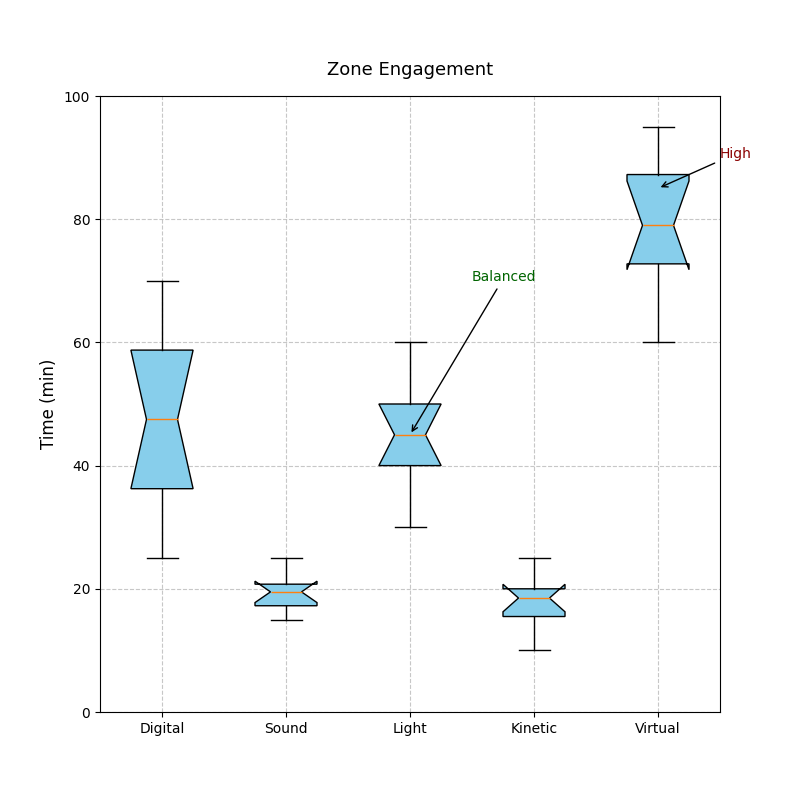

Generate this figure with Python:
import matplotlib.pyplot as plt
import numpy as np

# Altered Data for box plot
digital_dreams_times = [35, 70, 60, 45, 25, 50, 40, 30, 65, 55]  # shuffled 
soundscapes_times = [22, 20, 15, 19, 18, 21, 17, 20, 16, 25]    # shuffled 
light_labyrinths_times = [40, 50, 60, 35, 40, 45, 55, 30, 50, 45]  # shuffled
kinetic_kinetics_times = [17, 15, 22, 19, 10, 20, 25, 15, 20, 18]   # shuffled
virtual_voyages_times = [72, 95, 90, 80, 70, 78, 88, 85, 60, 75]   # shuffled

box_data = [
    digital_dreams_times,
    soundscapes_times,
    light_labyrinths_times,
    kinetic_kinetics_times,
    virtual_voyages_times
]

zones = [
    "Digital",
    "Sound",
    "Light",
    "Kinetic",
    "Virtual"
]

fig, ax1 = plt.subplots(figsize=(8, 8))
bp = ax1.boxplot(box_data, vert=True, patch_artist=True, notch=True, whis=1.5)
single_color = 'skyblue'
for patch in bp['boxes']:
    patch.set_facecolor(single_color)

ax1.set_title("Zone Engagement", fontsize=13, pad=15)
ax1.set_ylabel("Time (min)", fontsize=12)
ax1.set_xticks(np.arange(1, len(zones) + 1))
ax1.set_xticklabels(zones, fontsize=10)
ax1.grid(True, linestyle='--', alpha=0.7)
ax1.set_ylim(0, 100)

ax1.annotate('High', xy=(5, 85), xytext=(5.5, 90),
             arrowprops=dict(facecolor='black', arrowstyle='->'), fontsize=10, color='darkred')
ax1.annotate('Balanced', xy=(3, 45), xytext=(3.5, 70),
             arrowprops=dict(facecolor='black', arrowstyle='->'), fontsize=10, color='darkgreen')

plt.show()
